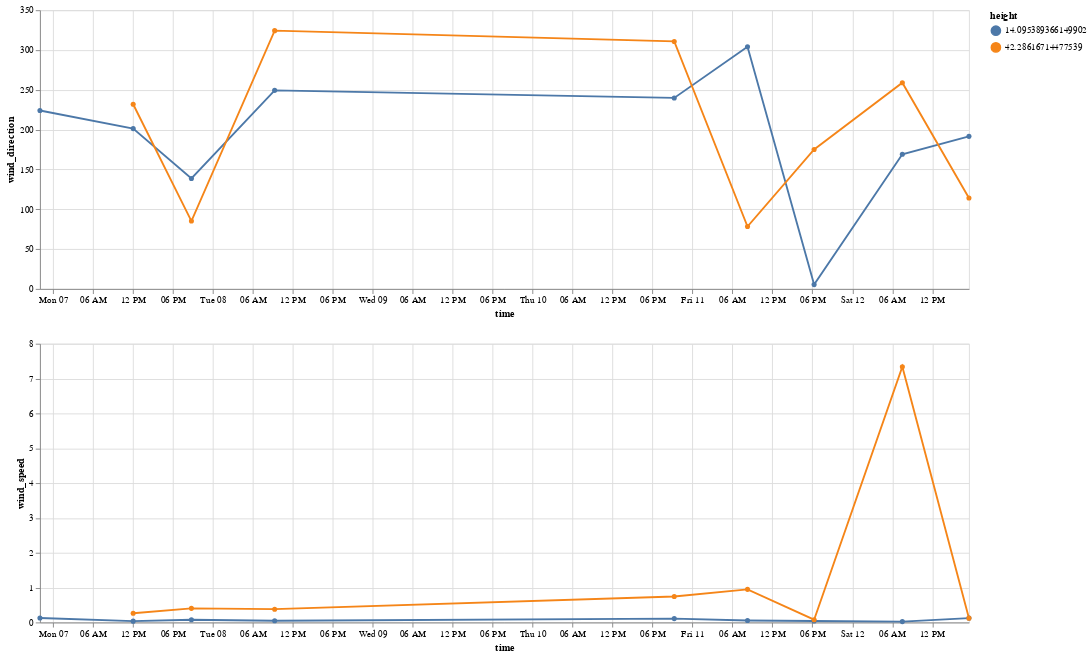

Notebook code for this chart:
### Code cell
alt.Chart(
    wind_obj.to_dataframe().reset_index()
).transform_filter(alt.datum.height < 50).mark_line(point=True).encode(
    alt.X('time:T'),
    alt.Y('wind_direction:Q'),
    alt.Color('height:N'),
).properties(width=1000) & alt.Chart(
    wind_obj.to_dataframe().reset_index()
).transform_filter(alt.datum.height < 50).mark_line(point=Tårue).encode(
    alt.X('time:T'),
    alt.Y('wind_speed:Q'),
    alt.Color('height:N'),
).properties(width=1000)

### Figure 1 — Vega-Lite specification as saved in the notebook (floating-point values rounded to 4 significant figures; data arrays with more than 128 entries replaced by an {"elided": "..."} marker saying what was removed)
{"config": {"view": {"continuousWidth": 400, "continuousHeight": 300}}, "vconcat": [{"data": {"name": "data-dcac197a9fbf04b5b44c7f046c70ab6c"}, "mark": {"type": "line", "point": true}, "encoding": {"color": {"field": "height", "type": "nominal"}, "x": {"field": "time", "type": "temporal"}, "y": {"field": "wind_direction", "type": "quantitative"}}, "transform": [{"filter": "(datum.height < 50)"}], "width": 1000}, {"data": {"name": "data-dcac197a9fbf04b5b44c7f046c70ab6c"}, "mark": {"type": "line", "point": true}, "encoding": {"color": {"field": "height", "type": "nominal"}, "x": {"field": "time", "type": "temporal"}, "y": {"field": "wind_speed", "type": "quantitative"}}, "transform": [{"filter": "(datum.height < 50)"}], "width": 1000}], "$schema": "https://vega.github.io/schema/vega-lite/v4.17.0.json", "datasets": {"data-dcac197a9fbf04b5b44c7f046c70ab6c": {"elided": "3600 records"}}}
